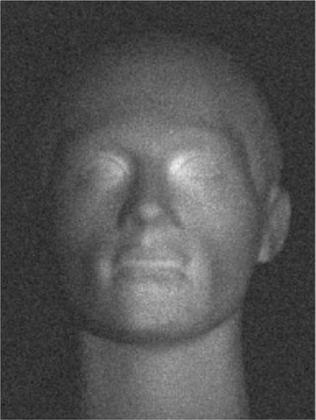
%> input picture code/right.png, 316 x 420 px, shrunk from 420 x 558 before the run
$ octave test3.m   (GNU Octave 9; MATLAB toolbox functions it lacks are replaced by stand-ins)
%> lines starting %> are read from the running program, lines starting %| are printed output that depends on the picture
clc
clear
image=imread('right.png');
%> image is the input picture: size 420x316x3 uint8; min 27, max 241, mean 81.4
right=double(rgb2gray(image));
image=imread('left.png');
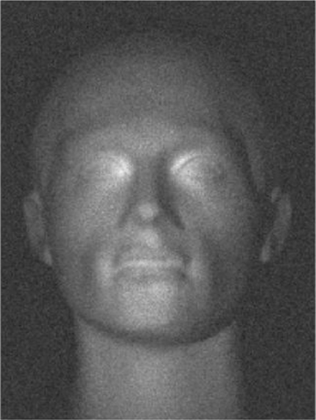
%> input picture code/left.png, 316 x 420 px, shrunk from 420 x 558 before the run
%> image is the input picture: size 420x316x3 uint8; min 37, max 239, mean 84.5
left=double(rgb2gray(image));
image=imread('top.png');
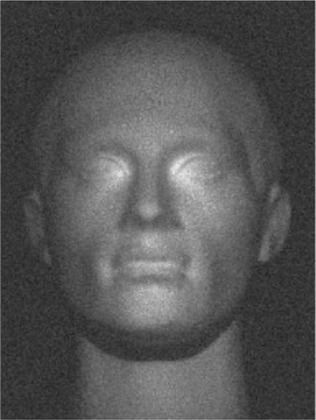
%> input picture code/top.png, 316 x 420 px, shrunk from 420 x 558 before the run
%> image is the input picture: size 420x316x3 uint8; min 29, max 236, mean 83.6
top=double(rgb2gray(image));
image=imread('bottom.png');
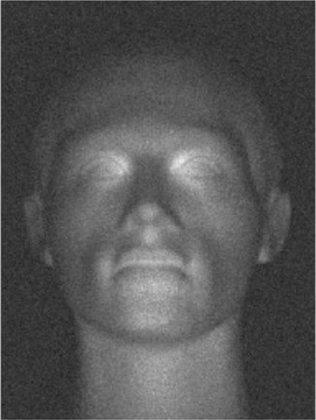
%> input picture code/bottom.png, 316 x 420 px, shrunk from 420 x 558 before the run
%> image is the input picture: size 420x316x3 uint8; min 31, max 239, mean 82.6
bottom=double(rgb2gray(image));
MAX=max([max(max(right)),max(max(top)),max(max(left)),max(max(bottom))]);
%> MAX = 241
right=right./MAX;
left=left./MAX;
top=top./MAX;
bottom=bottom./MAX;
indexX=size(right,1);
%> indexX = 420
indexY=size(right,2);
%> indexY = 316

source_right=[1,0.5,0];
source_left=[1,-0.5,0];
source_top=[1,0,0.5];
source_bottom=[1,0,-0.5];
source_right=source_right./norm(source_right);
source_left=source_left./norm(source_left);
source_top=source_top./norm(source_top);
source_bottom=source_bottom./norm(source_bottom);

D=[source_right;source_top;source_left;source_bottom];
I(:,:,1)=right;
I(:,:,2)=top;
I(:,:,3)=left;
I(:,:,4)=bottom;
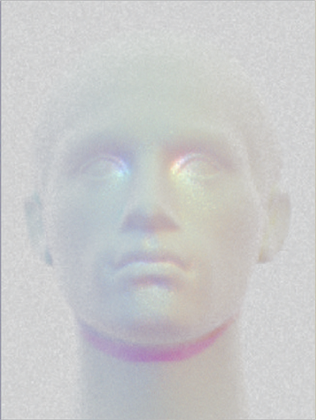
%> I: size 420x316x4 double; mean R, G, B, A 0.338, 0.347, 0.351, 0.343; transparent parts drawn white


ans_n=cell(indexX,indexY);
for iX=1:indexX
    for iY=1:indexY
        temp1=I(iX,iY,:);
        temp2=reshape(temp1,4,1);
        temp2=D\temp2;
        ans_n{iX,iY}=temp2./norm(temp2);
    end
end
%> after the loop, ans_n = 132720 items

z1=zeros(indexX,indexY);
center_x=round(0.5*indexX);
%> center_x = 210
center_y=round(0.5*indexY);
%> center_y = 158
flag=1;

while ((center_x<=indexX-1)&&(center_x>=2))
    for iY = center_y:indexY-1
        n1=ans_n{center_x,iY};
        n2=ans_n{center_x,iY+1};
        n=n1+n2;
        n=[-n(2);n(1);0];
        n=n./norm(n);
        z1(center_x,iY+1)=z1(center_x,iY)+[1,0,0]*n;
    end

    for iY = 1:center_y-1
        n1=ans_n{center_x,center_y-iY+1};
        n2=ans_n{center_x,center_y-iY};
        n=n1+n2;
        n=[-n(2);n(1);0];
        n=n./norm(n);
        z1(center_x,center_y-iY)=z1(center_x,center_y-iY+1)+[-1,0,0]*n;
    end
    n1=ans_n{center_x,center_y};
    n2=ans_n{center_x+flag,center_y};
    n=n1+n2;
    n=[n(3);0;-n(1)];
    n=n./norm(n);
    z1(center_x+flag,center_y)=z1(center_x,center_y)+[flag,0,0]*n;
    center_x=center_x+flag;
    if (center_x==indexX)
        flag=-flag;
        center_x=round(0.5*indexX)-1;
    end
end
%> this loop made 418 passes
%> (n1, n2, n) on passes 1 to 3: ([0.984; 0.17; 0.0518], [0.984; 0.166; 0.0623], [0.0579; 0; -0.998]), ([0.984; 0.166; 0.0623], [0.987; 0.155; 0.0423], [0.053; 0; -0.999]), ([0.987; 0.155; 0.0423], [0.99; 0.142; 0.015], [0.029; 0; -1])
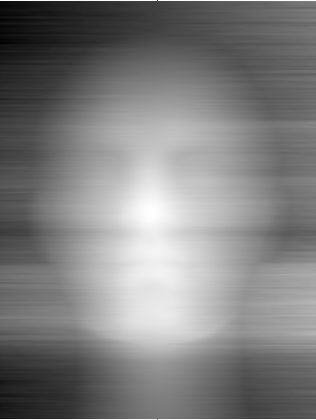
%> z1: size 420x316 double; min -60.77, max 0.773, mean -30.08; drawn with min black and max white
%> after the loop, center_x = 1; flag = -1
% [4 lines of commented-out code are left out]
MAXofz=max(max(z1));
%> MAXofz = 0.773
MINofz=min(min(z1));
%> MINofz = -60.77
z1=(z1-MINofz)./(MAXofz-MINofz);

z2=zeros(indexX,indexY);
center_x=round(0.5*indexX);
%> center_x = 210
center_y=round(0.5*indexY);
flag=1;

while ((center_y<=indexY-1)&&(center_y>=2))
    for iX = center_x:indexX-1
        n1=ans_n{iX,center_y};
        n2=ans_n{iX+1,center_y};
        n=n1+n2;
        n=[n(3);0;-n(1)];
        n=n./norm(n);
        z2(iX+1,center_y)=z2(iX,center_y)+[1,0,0]*n;
    end

    for iX = 1:center_x-1
        n1=ans_n{center_x-iX+1,center_y};
        n2=ans_n{center_x-iX,center_y};
        n=n1+n2;
        n=[n(3);0;-n(1)];
        n=n./norm(n);
        z2(center_x-iX,center_y)=z2(center_x-iX+1,center_y)+[-1,0,0]*n;
    end
    n1=ans_n{center_x,center_y};
    n2=ans_n{center_x,center_y+flag};
    n=n1+n2;
    n=[-n(2);n(1);0];
    n=n./norm(n);
    z2(center_x,center_y+flag)=z2(center_x,center_y)+[flag,0,0]*n;
    center_y=center_y+flag;
    if (center_y==indexY)
        flag=-flag;
        center_y=round(0.5*indexY)-1;
    end
end
%> this loop made 314 passes
%> (n1, n2, n) on passes 1 to 3: ([0.984; 0.17; 0.0518], [0.984; 0.174; 0.0394], [-0.172; 0.985; 0]), ([0.984; 0.174; 0.0394], [0.962; 0.258; 0.0861], [-0.217; 0.976; 0]), ([0.962; 0.258; 0.0861], [0.95; 0.288; 0.117], [-0.275; 0.962; 0])
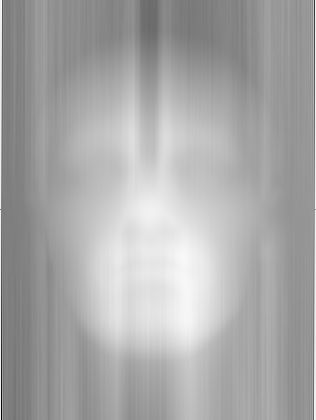
%> z2: size 420x316 double; min -87.17, max 5.57, mean -25.82; drawn with min black and max white
% [4 lines of commented-out code are left out]
MAXofz=max(max(z2));
MINofz=min(min(z2));
z2=(z2-MINofz)./(MAXofz-MINofz);

z=(z1+z2).*0.5;
figure(1)
imshow(z)
figure(2)
[X,Y]=meshgrid(1:indexY,1:indexX);
mesh(X,Y,z);
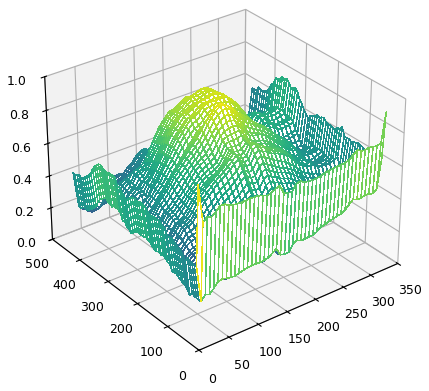
%> figure redrawn from the program's plot data
